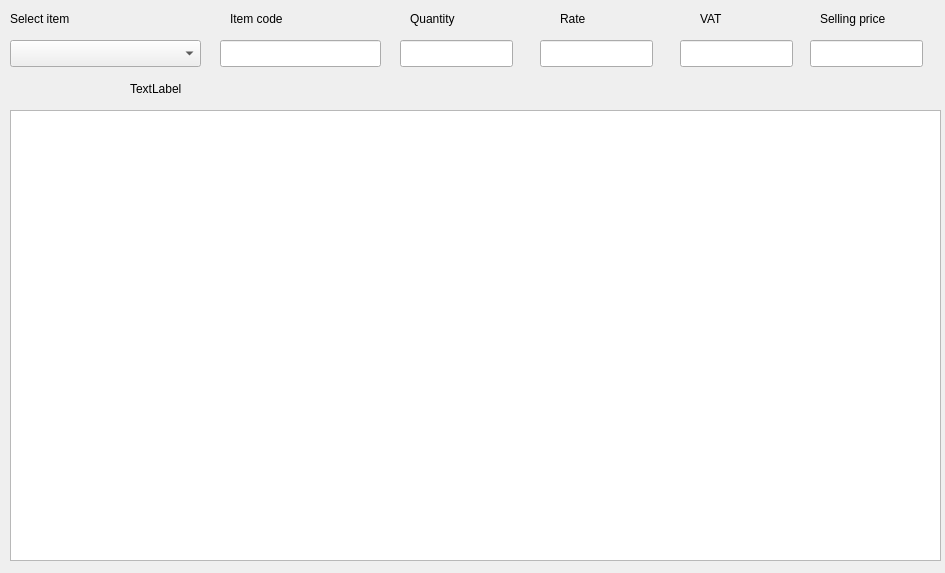
<?xml version="1.0" encoding="UTF-8"?>
<ui version="4.0">
 <class>sales</class>
 <widget class="QDialog" name="sales">
  <property name="geometry">
   <rect>
    <x>0</x>
    <y>0</y>
    <width>945</width>
    <height>573</height>
   </rect>
  </property>
  <property name="windowTitle">
   <string>Sales Entry</string>
  </property>
  <property name="windowIcon">
   <iconset>
    <normaloff>../build-MY_store-Desktop-Debug/main.jpg</normaloff>../build-MY_store-Desktop-Debug/main.jpg</iconset>
  </property>
  <widget class="QLabel" name="label">
   <property name="geometry">
    <rect>
     <x>10</x>
     <y>10</y>
     <width>81</width>
     <height>17</height>
    </rect>
   </property>
   <property name="text">
    <string>Select item</string>
   </property>
  </widget>
  <widget class="QLineEdit" name="lineEdit">
   <property name="geometry">
    <rect>
     <x>220</x>
     <y>40</y>
     <width>161</width>
     <height>27</height>
    </rect>
   </property>
  </widget>
  <widget class="QLabel" name="label_2">
   <property name="geometry">
    <rect>
     <x>230</x>
     <y>10</y>
     <width>67</width>
     <height>17</height>
    </rect>
   </property>
   <property name="text">
    <string>Item code</string>
   </property>
  </widget>
  <widget class="QLineEdit" name="lineEdit_2">
   <property name="geometry">
    <rect>
     <x>400</x>
     <y>40</y>
     <width>113</width>
     <height>27</height>
    </rect>
   </property>
  </widget>
  <widget class="QLineEdit" name="lineEdit_3">
   <property name="geometry">
    <rect>
     <x>540</x>
     <y>40</y>
     <width>113</width>
     <height>27</height>
    </rect>
   </property>
  </widget>
  <widget class="QLineEdit" name="lineEdit_4">
   <property name="geometry">
    <rect>
     <x>680</x>
     <y>40</y>
     <width>113</width>
     <height>27</height>
    </rect>
   </property>
  </widget>
  <widget class="QLabel" name="label_3">
   <property name="geometry">
    <rect>
     <x>410</x>
     <y>10</y>
     <width>67</width>
     <height>17</height>
    </rect>
   </property>
   <property name="text">
    <string>Quantity</string>
   </property>
  </widget>
  <widget class="QLabel" name="label_4">
   <property name="geometry">
    <rect>
     <x>560</x>
     <y>10</y>
     <width>67</width>
     <height>17</height>
    </rect>
   </property>
   <property name="text">
    <string>Rate</string>
   </property>
  </widget>
  <widget class="QLabel" name="label_5">
   <property name="geometry">
    <rect>
     <x>700</x>
     <y>10</y>
     <width>67</width>
     <height>17</height>
    </rect>
   </property>
   <property name="text">
    <string>VAT</string>
   </property>
  </widget>
  <widget class="QLabel" name="label_6">
   <property name="geometry">
    <rect>
     <x>820</x>
     <y>10</y>
     <width>91</width>
     <height>17</height>
    </rect>
   </property>
   <property name="text">
    <string>Selling price</string>
   </property>
  </widget>
  <widget class="QLineEdit" name="lineEdit_5">
   <property name="geometry">
    <rect>
     <x>810</x>
     <y>40</y>
     <width>113</width>
     <height>27</height>
    </rect>
   </property>
  </widget>
  <widget class="QTableView" name="tableView">
   <property name="geometry">
    <rect>
     <x>10</x>
     <y>110</y>
     <width>931</width>
     <height>451</height>
    </rect>
   </property>
  </widget>
  <widget class="QLabel" name="labell">
   <property name="geometry">
    <rect>
     <x>130</x>
     <y>80</y>
     <width>111</width>
     <height>17</height>
    </rect>
   </property>
   <property name="text">
    <string>TextLabel</string>
   </property>
  </widget>
  <widget class="QComboBox" name="combo">
   <property name="geometry">
    <rect>
     <x>10</x>
     <y>40</y>
     <width>191</width>
     <height>27</height>
    </rect>
   </property>
  </widget>
 </widget>
 <resources/>
 <connections/>
</ui>
